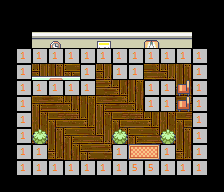

A 2D game scene composited from a Tiled map and its tileset images. What follows is a short description and the map's XML, with every tile layer's data as written:
An orthogonal 14x12 tile map with 16x16 px tiles, 9 tile layers (background, Back 4, Back 3, Back 2, ...).

<map version="1.10" tiledversion="1.10.1" orientation="orthogonal" renderorder="right-down" width="14" height="12" tilewidth="16" tileheight="16" infinite="0" nextlayerid="10" nextobjectid="1">
 <tileset firstgid="1" source="tileset.tsx" />
 <layer id="1" name="background" width="14" height="12" locked="1">
  <data encoding="csv">
24,24,24,24,24,24,24,24,24,24,24,24,24,24,
24,24,24,24,24,24,24,24,24,24,24,24,24,24,
24,24,24,24,24,24,24,24,24,24,24,24,24,24,
24,24,24,24,24,24,24,24,24,24,24,24,24,24,
24,24,24,24,24,24,24,24,24,24,24,24,24,24,
24,24,24,24,24,24,24,24,24,24,24,24,24,24,
24,24,24,24,24,24,24,24,24,24,24,24,24,24,
24,24,24,24,24,24,24,24,24,24,24,24,24,24,
24,24,24,24,24,24,24,24,24,24,24,24,24,24,
24,24,24,24,24,24,24,24,24,24,24,24,24,24,
24,24,24,24,24,24,24,24,24,24,24,24,24,24,
24,24,24,24,24,24,24,24,24,24,24,24,24,24
</data>
 </layer>
 <layer id="2" name="Back 4" width="14" height="12" locked="1">
  <data encoding="csv">
0,0,0,0,0,0,0,0,0,0,0,0,0,0,
0,0,0,0,0,0,0,0,0,0,0,0,0,0,
0,0,0,0,0,0,0,0,0,0,0,0,0,0,
0,0,0,0,0,0,0,0,0,0,0,0,0,0,
0,0,0,0,0,0,0,0,0,0,0,0,0,0,
0,0,0,0,0,0,0,0,0,0,0,0,0,0,
0,0,0,0,0,0,0,0,0,0,0,0,0,0,
0,0,0,0,0,0,0,0,0,0,0,0,0,0,
0,0,0,0,0,0,0,0,0,0,0,0,0,0,
0,0,0,0,0,0,0,0,0,0,0,0,0,0,
0,0,0,0,0,0,0,0,0,0,0,0,0,0,
0,0,0,0,0,0,0,0,0,0,0,0,0,0
</data>
 </layer>
 <layer id="3" name="Back 3" width="14" height="12" locked="1">
  <data encoding="csv">
0,0,0,0,0,0,0,0,0,0,0,0,0,0,
0,0,0,0,0,0,0,0,0,0,0,0,0,0,
0,0,0,0,0,0,0,0,0,0,0,0,0,0,
0,0,0,0,0,0,0,0,0,0,0,0,0,0,
0,0,773,774,775,776,773,774,775,776,773,774,0,0,
0,0,797,798,799,800,797,798,799,800,797,798,0,0,
0,0,821,822,823,824,821,822,823,824,821,822,0,0,
0,0,845,846,847,848,845,846,847,848,845,846,0,0,
0,0,773,774,775,776,773,774,775,776,773,774,0,0,
0,0,797,798,799,800,797,798,799,800,797,798,0,0,
0,0,0,0,0,0,0,0,0,0,0,0,0,0,
0,0,0,0,0,0,0,0,0,0,0,0,0,0
</data>
 </layer>
 <layer id="4" name="Back 2" width="14" height="12" locked="1">
  <data encoding="csv">
0,0,0,0,0,0,0,0,0,0,0,0,0,0,
0,0,0,0,0,0,0,0,0,0,0,0,0,0,
0,0,585,585,585,585,585,585,585,586,585,585,0,0,
0,0,609,609,609,609,609,609,609,610,609,609,0,0,
0,0,0,0,0,0,0,0,0,0,0,0,0,0,
0,0,0,0,0,0,0,0,0,0,0,0,0,0,
0,0,0,0,0,0,0,0,0,0,0,0,0,0,
0,0,0,0,0,0,0,0,0,0,0,0,0,0,
0,0,0,0,0,0,0,0,0,0,0,0,0,0,
0,0,0,0,0,0,0,0,0,0,0,0,0,0,
0,0,0,0,0,0,0,0,0,0,0,0,0,0,
0,0,0,0,0,0,0,0,0,0,0,0,0,0
</data>
 </layer>
 <layer id="5" name="Back 1" width="14" height="12" locked="1">
  <data encoding="csv">
0,0,0,0,0,0,0,0,0,0,0,0,0,0,
0,0,0,0,0,0,0,0,0,0,0,0,0,0,
0,0,0,588,0,0,592,0,0,0,0,0,0,0,
0,0,0,612,0,614,616,635,636,0,0,0,0,0,
0,0,0,0,0,638,0,659,660,0,0,0,0,0,
0,0,664,663,664,662,0,0,0,582,583,584,0,0,
0,0,0,0,0,0,0,0,0,606,607,584,0,0,
0,0,0,0,0,0,0,0,0,0,0,0,0,0,
0,0,0,0,0,0,0,0,0,0,0,0,0,0,
0,0,605,0,0,0,0,605,653,654,605,0,0,0,
0,0,0,0,0,0,0,0,0,0,0,0,0,0,
0,0,0,0,0,0,0,0,0,0,0,0,0,0
</data>
 </layer>
 <layer id="6" name="Character" width="14" height="12" locked="1">
  <data encoding="csv">
0,0,0,0,0,0,0,0,0,0,0,0,0,0,
0,0,0,0,0,0,0,0,0,0,0,0,0,0,
0,0,0,0,0,0,0,0,0,0,0,0,0,0,
0,0,0,0,0,0,0,0,0,0,0,0,0,0,
0,0,0,0,0,0,0,0,0,0,0,0,0,0,
0,0,0,0,0,0,0,0,0,0,0,0,0,0,
0,0,0,0,0,0,0,0,0,0,0,0,0,0,
0,0,0,0,0,0,0,0,0,0,0,0,0,0,
0,0,0,0,0,0,0,0,0,0,0,0,0,0,
0,0,0,0,0,0,0,0,0,0,0,0,0,0,
0,0,0,0,0,0,0,0,0,0,0,0,0,0,
0,0,0,0,0,0,0,0,0,0,0,0,0,0
</data>
 </layer>
 <layer id="7" name="Front 1" width="14" height="12" locked="1">
  <data encoding="csv">
0,0,0,0,0,0,0,0,0,0,0,0,0,0,
0,0,0,0,0,0,0,0,0,0,0,0,0,0,
0,0,0,0,0,0,0,0,0,0,0,0,0,0,
0,0,0,0,0,0,0,0,0,0,0,0,0,0,
0,0,640,639,640,0,0,0,0,0,0,0,0,0,
0,0,0,0,0,0,0,0,0,0,0,0,0,0,
0,0,0,0,0,0,0,0,0,0,0,0,0,0,
0,0,0,0,0,0,0,0,0,0,0,0,0,0,
0,0,581,0,0,0,0,581,0,0,581,0,0,0,
0,0,0,0,0,0,0,0,0,0,0,0,0,0,
0,0,0,0,0,0,0,0,0,0,0,0,0,0,
0,0,0,0,0,0,0,0,0,0,0,0,0,0
</data>
 </layer>
 <layer id="8" name="Front 2" width="14" height="12" locked="1">
  <data encoding="csv">
0,0,0,0,0,0,0,0,0,0,0,0,0,0,
0,0,0,0,0,0,0,0,0,0,0,0,0,0,
0,0,0,0,0,0,0,0,0,0,0,0,0,0,
0,0,0,0,0,0,0,0,0,0,0,0,0,0,
0,0,0,0,0,0,0,0,0,0,0,0,0,0,
0,0,0,0,0,0,0,0,0,0,0,0,0,0,
0,0,0,0,0,0,0,0,0,0,0,0,0,0,
0,0,0,0,0,0,0,0,0,0,0,0,0,0,
0,0,0,0,0,0,0,0,0,0,0,0,0,0,
0,0,0,0,0,0,0,0,0,0,0,0,0,0,
0,0,0,0,0,0,0,0,0,0,0,0,0,0,
0,0,0,0,0,0,0,0,0,0,0,0,0,0
</data>
 </layer>
 <layer id="9" name="Collisions" width="14" height="12" locked="1">
  <data encoding="csv">
0,0,0,0,0,0,0,0,0,0,0,0,0,0,
0,0,0,0,0,0,0,0,0,0,0,0,0,0,
0,0,0,0,0,0,0,0,0,0,0,0,0,0,
0,1394,1394,1394,1394,1394,1394,1394,1394,1394,1394,1394,1394,0,
0,1394,0,0,0,1394,0,1394,1394,0,0,0,1394,0,
0,1394,1394,1394,1394,1394,0,0,0,1394,1394,0,1394,0,
0,1394,0,0,0,0,0,0,0,1394,1394,0,1394,0,
0,1394,0,0,0,0,0,0,0,0,0,0,1394,0,
0,1394,0,0,0,0,0,0,0,0,0,0,1394,0,
0,1394,1394,0,0,0,0,1394,0,0,1394,0,1394,0,
0,1394,1394,1394,1394,1394,1394,1394,1398,1398,1394,1394,1394,0,
0,0,0,0,0,0,0,0,0,0,0,0,0,0
</data>
 </layer>
</map>